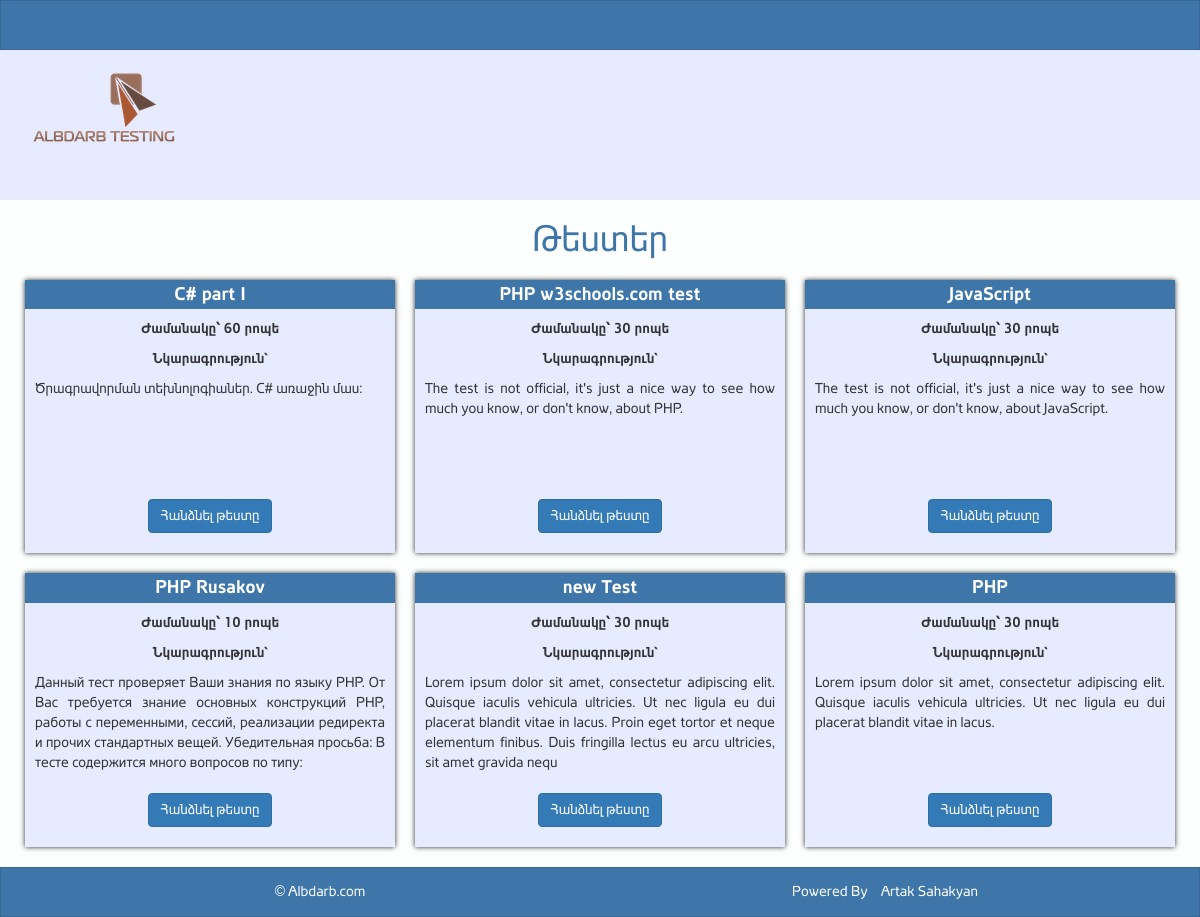
The page / on the database its author committed.
### tables this page shows
CREATE TABLE IF NOT EXISTS `z59_tests` (
`id` int(10) unsigned NOT NULL,
  `name` varchar(255) NOT NULL,
  `description` varchar(255) NOT NULL,
  `time` int(10) unsigned NOT NULL DEFAULT '30',
  `created` timestamp NOT NULL DEFAULT CURRENT_TIMESTAMP,
  `is_public` tinyint(1) unsigned NOT NULL DEFAULT '0',
  `password` varchar(60) DEFAULT NULL,
  `point` decimal(5,1) NOT NULL DEFAULT '0.0',
  `is_open` tinyint(1) unsigned NOT NULL DEFAULT '0',
  `diff_1_total` tinyint(3) unsigned NOT NULL DEFAULT '0',
  `diff_2_total` tinyint(3) unsigned NOT NULL DEFAULT '0',
  `diff_3_total` tinyint(3) unsigned NOT NULL DEFAULT '0',
  `diff_4_total` tinyint(3) unsigned NOT NULL DEFAULT '0',
  `diff_5_total` tinyint(3) unsigned NOT NULL DEFAULT '0'
);

### z59_application/libraries/View_load.php (called while the page is built, shortened)
<?php
class View_load {
    private $CI;
    public function __construct() {
        $this->CI = &get_instance();
    }
    public function view($view, $data=null, $header_data=array('title'=>'albdarb testing'), $footer_data=null) {
        $this->CI->load->view('layouts/header', $header_data);
        $this->CI->load->view($view.'_view', $data);
        $this->CI->load->view('layouts/footer', $footer_data);
    }
}

### z59_application/controllers/Home.php (called while the page is built, shortened)
<?php
class Home extends CI_Controller {
	public function index() {
	   $data['tests'] = $this->test_model->get_tests(array('is_open' => 1));
	   $this->view_load->view('home', $data);
	}
}

### index.php (called while the page is built, shortened)
<?php
require_once BASEPATH.'core/CodeIgniter.php';

### z59_system/database/DB_driver.php (called while the page is built, shortened)
<?php
abstract class CI_DB_driver {
	public $char_set		= 'utf8';
	public $pconnect		= FALSE;
	public $db_debug		= FALSE;
	public $save_queries		= TRUE;
	protected $_trans_depth		= 0;
	public function initialize()
	{
		$this->conn_id = $this->db_connect($this->pconnect);
		return $this->db_set_charset($this->char_set);
	}
	public function db_set_charset($charset)
	{
		return TRUE;
	}
	public function query($sql, $binds = FALSE, $return_object = NULL)
	{
		if (FALSE === ($this->result_id = $this->simple_query($sql)))
		{
			if ($this->save_queries === TRUE)
			{
				$this->query_times[] = 0;
			}
			if ($this->_trans_depth !== 0)
			{
				$this->_trans_status = FALSE;
			}
			$error = $this->error();
			log_message('error', 'Query error: '.$error['message'].' - Invalid query: '.$sql);
			if ($this->db_debug)
			{
				if ($this->_trans_depth !== 0)
				{
					do
					{
						$this->trans_complete();
					}
					while ($this->_trans_depth !== 0);
				}
				return $this->display_error(array('Error Number: '.$error['code'], $error['message'], $sql));
			}
			return FALSE;
		}
		$RES		= new $driver($this);
		return $RES;
	}
	public function simple_query($sql)
	{
		return $this->_execute($sql);
	}
}

### z59_system/database/drivers/mysqli/mysqli_driver.php (called while the page is built, shortened)
<?php
class CI_DB_mysqli_driver extends CI_DB {
	public $compress = FALSE;
	public function db_connect($persistent = FALSE)
	{
		if ($this->hostname[0] === '/')
		{
			$hostname = NULL;
			$port = NULL;
			$socket = $this->hostname;
		}
		else
		{
			$hostname = ($persistent === TRUE && is_php('5.3'))
				? 'p:'.$this->hostname : $this->hostname;
			$port = empty($this->port) ? NULL : $this->port;
			$socket = NULL;
		}
		$client_flags = ($this->compress === TRUE) ? MYSQLI_CLIENT_COMPRESS : 0;
		$mysqli = mysqli_init();
		$mysqli->options(MYSQLI_OPT_CONNECT_TIMEOUT, 10);
		if ($mysqli->real_connect($hostname, $this->username, $this->password, $this->database, $port, $socket, $client_flags))
		{
			return $mysqli;
		}
		return FALSE;
	}
	protected function _execute($sql)
	{
		return $this->conn_id->query($this->_prep_query($sql));
	}
	protected function _prep_query($sql)
	{
		return $sql;
	}
}

### z59_system/database/DB_query_builder.php (called while the page is built, shortened)
<?php
abstract class CI_DB_query_builder extends CI_DB_driver {
	protected $qb_select			= array();
	protected $qb_distinct			= FALSE;
	protected $qb_from			= array();
	protected $qb_orderby			= array();
	protected $qb_caching				= FALSE;
	protected $qb_no_escape 			= array();
	public function select($select = '*', $escape = NULL)
	{
		if (is_string($select))
		{
			$select = explode(',', $select);
		}
		is_bool($escape) OR $escape = $this->_protect_identifiers;
		foreach ($select as $val)
		{
			$val = trim($val);
			if ($val !== '')
			{
				$this->qb_select[] = $val;
				$this->qb_no_escape[] = $escape;
			}
		}
		return $this;
	}
	public function from($from)
	{
		foreach ((array) $from as $val)
		{
			if (strpos($val, ',') !== FALSE)
			{
				foreach (explode(',', $val) as $v)
				{
					$v = trim($v);
					$this->_track_aliases($v);
					$this->qb_from[] = $v = $this->protect_identifiers($v, TRUE, NULL, FALSE);
					if ($this->qb_caching === TRUE)
					{
						$this->qb_cache_from[] = $v;
						$this->qb_cache_exists[] = 'from';
					}
				}
			}
			else
			{
				$val = trim($val);
				$this->qb_from[] = $val = $this->protect_identifiers($val, TRUE, NULL, FALSE);
			}
		}
		return $this;
	}
	public function order_by($orderby, $direction = '', $escape = NULL)
	{
		$direction = strtoupper(trim($direction));
		if ($direction === 'RANDOM')
		{
			$direction = '';
			$orderby = ctype_digit((string) $orderby)
				? sprintf($this->_random_keyword[1], $orderby)
				: $this->_random_keyword[0];
		}
		elseif (empty($orderby))
		{
			return $this;
		}
		elseif ($direction !== '')
		{
			$direction = in_array($direction, array('ASC', 'DESC'), TRUE) ? ' '.$direction : '';
		}
		is_bool($escape) OR $escape = $this->_protect_identifiers;
		if ($escape === FALSE)
		{
			$qb_orderby[] = array('field' => $orderby, 'direction' => $direction, 'escape' => FALSE);
		}
		else
		{
			$qb_orderby = array();
			foreach (explode(',', $orderby) as $field)
			{
				$qb_orderby[] = ($direction === '' && preg_match('/\s+(ASC|DESC)$/i', rtrim($field), $match, PREG_OFFSET_CAPTURE))
					? array('field' => ltrim(substr($field, 0, $match[0][1])), 'direction' => ' '.$match[1][0], 'escape' => TRUE)
					: array('field' => trim($field), 'direction' => $direction, 'escape' => TRUE);
			}
		}
		$this->qb_orderby = array_merge($this->qb_orderby, $qb_orderby);
		return $this;
	}
	public function get($table = '', $limit = NULL, $offset = NULL)
	{
		$result = $this->query($this->_compile_select());
		return $result;
	}
	protected function _compile_select($select_override = FALSE)
	{
		if ($select_override !== FALSE)
		{
			$sql = $select_override;
		}
		else
		{
			$sql = ( ! $this->qb_distinct) ? 'SELECT ' : 'SELECT DISTINCT ';
			if (count($this->qb_select) === 0)
			{
				$sql .= '*';
			}
			else
			{
				foreach ($this->qb_select as $key => $val)
				{
					$no_escape = isset($this->qb_no_escape[$key]) ? $this->qb_no_escape[$key] : NULL;
					$this->qb_select[$key] = $this->protect_identifiers($val, FALSE, $no_escape);
				}
				$sql .= implode(', ', $this->qb_select);
			}
		}
		if (count($this->qb_from) > 0)
		{
			$sql .= "\nFROM ".$this->_from_tables();
		}
		$sql .= $this->_compile_wh('qb_where')
			.$this->_compile_group_by()
			.$this->_compile_wh('qb_having')
			.$this->_compile_order_by();
		return $sql;
	}
	protected function _compile_wh($qb_key)
	{
		if (count($this->$qb_key) > 0)
		{
			return ($qb_key === 'qb_having' ? "\nHAVING " : "\nWHERE ")
				.implode("\n", $this->$qb_key);
		}
		return '';
	}
	protected function _compile_group_by()
	{
		return '';
	}
	protected function _compile_order_by()
	{
		if (is_array($this->qb_orderby) && count($this->qb_orderby) > 0)
		{
			for ($i = 0, $c = count($this->qb_orderby); $i < $c; $i++)
			{
				if ($this->qb_orderby[$i]['escape'] !== FALSE && ! $this->_is_literal($this->qb_orderby[$i]['field']))
				{
					$this->qb_orderby[$i]['field'] = $this->protect_identifiers($this->qb_orderby[$i]['field']);
				}
				$this->qb_orderby[$i] = $this->qb_orderby[$i]['field'].$this->qb_orderby[$i]['direction'];
			}
			return $this->qb_orderby = "\nORDER BY ".implode(', ', $this->qb_orderby);
		}
		elseif (is_string($this->qb_orderby))
		{
			return $this->qb_orderby;
		}
		return '';
	}
	protected function _is_literal($str)
	{
		$str = trim($str);
		if (empty($str) OR ctype_digit($str) OR (string) (float) $str === $str OR in_array(strtoupper($str), array('TRUE', 'FALSE'), TRUE))
		{
			return TRUE;
		}
		static $_str;
		if (empty($_str))
		{
			$_str = ($this->_escape_char !== '"')
				? array('"', "'") : array("'");
		}
		return in_array($str[0], $_str, TRUE);
	}
}

### z59_application/models/Test_model.php (called while the page is built, shortened)
<?php
class Test_model extends CI_Model {
	public function get_tests($where = null) {
		$this->db->select('id, name, description, time, created, is_public, point, is_open');
		if($where) {
			$this->db->where($where);
		}
		$this->db->order_by('id', 'DESC');
		$query = $this->db->get('tests');
		if($query->num_rows())
			return $query->result_array();
		return false;
	}
}

### z59_system/core/Controller.php (called while the page is built, shortened)
<?php
class CI_Controller {
	private static $instance;
	public function __construct()
	{
		self::$instance =& $this;
	}
	public static function &get_instance()
	{
		return self::$instance;
	}
}

### z59_system/core/Config.php (called while the page is built, shortened)
<?php
class CI_Config {
	public $config = array();
	public function __construct()
	{
		$this->config =& get_config();
	}
	public function item($item, $index = '')
	{
		if ($index == '')
		{
			return isset($this->config[$item]) ? $this->config[$item] : NULL;
		}
		return isset($this->config[$index], $this->config[$index][$item]) ? $this->config[$index][$item] : NULL;
	}
	public function slash_item($item)
	{
		if ( ! isset($this->config[$item]))
		{
			return NULL;
		}
		elseif (trim($this->config[$item]) === '')
		{
			return '';
		}
		return rtrim($this->config[$item], '/').'/';
	}
	public function site_url($uri = '', $protocol = NULL)
	{
		$base_url = $this->slash_item('base_url');
		$uri = $this->_uri_string($uri);
		if ($this->item('enable_query_strings') === FALSE)
		{
			$suffix = isset($this->config['url_suffix']) ? $this->config['url_suffix'] : '';
			return $base_url.$this->slash_item('index_page').$uri;
		}
		elseif (strpos($uri, '?') === FALSE)
		{
			$uri = '?'.$uri;
		}
		return $base_url.$this->item('index_page').$uri;
	}
	protected function _uri_string($uri)
	{
		if ($this->item('enable_query_strings') === FALSE)
		{
			return trim($uri, '/');
		}
		elseif (is_array($uri))
		{
			return http_build_query($uri);
		}
		return $uri;
	}
	public function set_item($item, $value)
	{
		$this->config[$item] = $value;
	}
}

### z59_system/helpers/url_helper.php (called while the page is built, shortened)
<?php
if ( ! function_exists('site_url'))
{
	function site_url($uri = '', $protocol = NULL)
	{
		return get_instance()->config->site_url($uri, $protocol);
	}
}

### z59_application/views/home_view.php (the view, shortened to what this page needs)
<div class="container">
	<div class="row"><h1>Թեստեր</h1></div>
	<div class="row">
		<?php if($tests) foreach($tests as $test):?>
			<div class="col-sm-6 col-md-4 test_blok">
				<div class="test_blok_inner">
					<h4 class="test_header"><?=$test['name']?></h4>
					<div class="test_content">
						<p><b>Ժամանակը՝ <?=$test['time']?> րոպե</b></p>
						<p><b>Նկարագրություն`</b></p>
						<p class="test_description"><?=$test['description']?></p>
					</div>
					<p><a class="btn btn-primary" href="<?=site_url('get_test/'.$test['id'])?>">Հանձնել թեստը</a></p>
				</div>
			</div>
		<?php endforeach;?>
	</div>
</div>

### rows shown on the page
z59_tests: name "C# part I", time "60", description "Ծրագրավորման տեխնոլոգիաներ. C# առաջին մաս:"
z59_tests: name "PHP w3schools.com test", time "30", description "The test is not official, it's just a nice way to see how much you know, or don't know, about PHP."
z59_tests: name "JavaScript", time "30", description "The test is not official, it's just a nice way to see how much you know, or don't know, about JavaScript."
z59_tests: name "PHP Rusakov", time "10", description "Данный тест проверяет Ваши знания по языку PHP. От Вас требуется знание основных конструкций PHP, работы с переменными, сессий, реализации редиректа и прочих стандартных вещей. Убедительная просьба: В тесте содержится много вопросов по типу:"
z59_tests: name "new Test", time "30", description "Lorem ipsum dolor sit amet, consectetur adipiscing elit. Quisque iaculis vehicula ultricies. Ut nec ligula eu dui placerat blandit vitae in lacus. Proin eget tortor et neque elementum finibus. Duis fringilla lectus eu arcu ultricies, sit amet gravida nequ"
z59_tests: name "PHP", time "30", description "Lorem ipsum dolor sit amet, consectetur adipiscing elit. Quisque iaculis vehicula ultricies. Ut nec ligula eu dui placerat blandit vitae in lacus."
